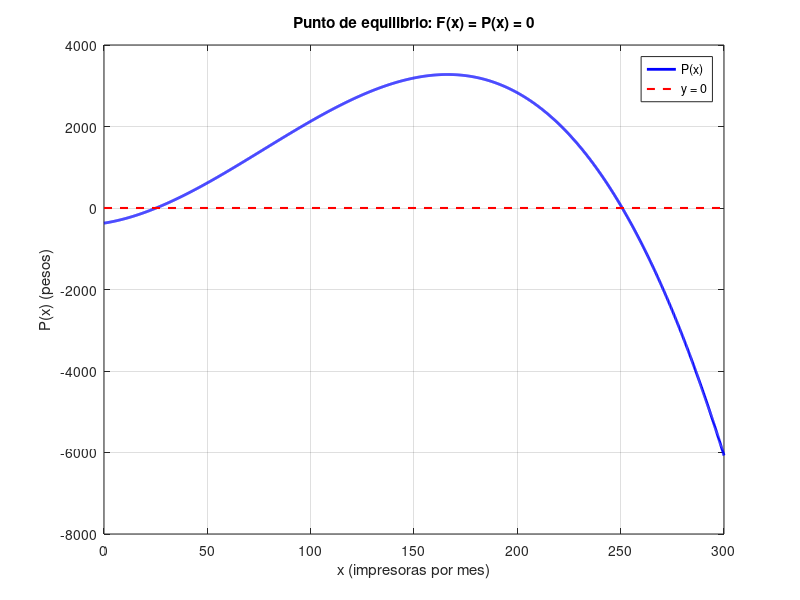

The MATLAB script that drew this image: (Note: this script raises an error after producing the figure.)
% 02-punto-equilibrio-impresoras.m - Ejercicio 2 de la Guía 3: Newton-Raphson.
%
% Utilidad total de un fabricante de impresoras, en pesos:
%   P(x) = 8x + 0.3x^2 - 0.0013x^3 - 372
% Los puntos de equilibrio son las raíces de P(x) = 0. Se grafican con fplot,
% se separan con Tanteo y se aproximan con Newton-Raphson hasta E < 1e-3,
% eligiendo x0 según las condiciones de convergencia.

clc;

% ----------------------------------------------------------------------
% Datos del problema
% ----------------------------------------------------------------------
% Operadores element-wise (.*, .^) obligatorios: fplot evalúa vectores.
F = @(x) 8 * x + 0.3 * (x.^2) - 0.0013 * (x.^3) - 372;

% Rango de graficado: alcanza para ver las dos raíces y el máximo.
x_min = 0;
x_max = 300;

% Paso para aproximar derivadas por diferencias finitas.
h = 1e-4;
dF  = @(x) (F(x + h) - F(x - h)) / (2 * h);                 % F'(x)  por diferencia central
d2F = @(x) (F(x + h) - 2 * F(x) + F(x - h)) / (h ^ 2);      % F''(x) por diferencias centradas

fprintf('\n========================================================\n');
fprintf('  EJERCICIO 2 - PUNTO DE EQUILIBRIO DE IMPRESORAS\n');
fprintf('  P(x) = 8x + 0.3x^2 - 0.0013x^3 - 372\n');
fprintf('========================================================\n');

% ----------------------------------------------------------------------
% a) Raíces en forma gráfica
% ----------------------------------------------------------------------
figure('Name', 'Ejercicio 2 - Punto de equilibrio');
fplot(F, [x_min, x_max], 'b-', 'LineWidth', 2);
grid on;
hold on;

% Eje horizontal en y = 0: los cruces son los puntos de equilibrio.
plot([x_min, x_max], [0, 0], 'r--', 'LineWidth', 1.5);

title('Punto de equilibrio: F(x) = P(x) = 0');
xlabel('x (impresoras por mes)');
ylabel('P(x) (pesos)');
legend({'P(x)', 'y = 0'}, 'Location', 'northeast');

fprintf('\n--- a) Evaluación gráfica ---\n');
fprintf('P(0) = %.2f pesos.\n', F(0));
fprintf('P(300) = %.2f pesos.\n', F(300));

% Separación de las raíces con Tanteo sobre el rango graficado.
fprintf('\n--- Separación de raíces con Tanteo ---\n');
intervalos = tanteo(F, x_min, x_max);

if (isempty(intervalos))
  fprintf('\nNo se separó ninguna raíz: revise el incremento delta_x.\n');
  return;
endif

fprintf('\nSe separaron %d punto(s) de equilibrio.\n', rows(intervalos));
fprintf('Compare con los intervalos del problema: [24, 26] y [250, 252].\n');

% ----------------------------------------------------------------------
% b) Newton-Raphson con análisis previo de las condiciones de Fourier
% ----------------------------------------------------------------------
tol = input(sprintf('\nIngrese la cota de error a usar (se sugiere 0.001): '));

for k = 1:rows(intervalos)  a = intervalos(k, 1);
  b = intervalos(k, 2);

  fprintf('\n============ Intervalo %d: [%.2f, %.2f] ============\n', k, a, b);

  % --- Condiciones de Fourier ---
  % Se necesitan las tres para que Newton-Raphson converja hacia la raíz de [a, b]:
  %   1. F(a)*F(b) < 0            (Bolzano: hay una raíz adentro).
  %   2. F'(x) != 0 en [a, b]      (se puede dividir por la derivada).
  %   3. F''(x) no cambia de signo (la raíz es simple, la tangente no oscila).
  fprintf('\nAnálisis de las condiciones de Fourier:\n');

  fa = F(a);
  fb = F(b);
  fprintf('  1. F(a)*F(b) = %.4f -> %s\n', fa * fb, ...
          merge(fa * fb < 0, 'cambio de signo: la raíz está en el intervalo', ...
                'SIN cambio de signo: no hay raíz garantizada'));

  % F' muestreada sobre el intervalo para ver si se anula.
  malla = linspace(a, b, 100);
  df_malla = dF(malla);
  derivada_nula = any(abs(df_malla) < 1e-8);
  fprintf('  2. F''(x) en [%.2f, %.2f]: min = %.4f, max = %.4f -> %s\n', ...
          a, b, min(df_malla), max(df_malla), ...
          merge(derivada_nula, 'F'' SE ANULA: no se puede dividir', ...
                'F'' no se anula: se puede dividir'));

  % F'' muestreada para ver si cambia de signo en [a, b].
  d2f_malla = d2F(malla);
  d2f_cambio_signo = (min(d2f_malla) < 0 && max(d2f_malla) > 0);
  fprintf('  3. F''''(x) en [%.2f, %.2f]: min = %.4f, max = %.4f -> %s\n', ...
          a, b, min(d2f_malla), max(d2f_malla), ...
          merge(d2f_cambio_signo, 'CAMBIA de signo: no se cumple', ...
                'no cambia de signo: se cumple'));

  % --- Elección de x0 ---
  % Se arranca en el extremo donde F(x0)*F''(x0) > 0: ahí la tangente apunta
  % hacia la raíz y la iteración no se escapa del intervalo.
  if (fa * d2F(a) > 0)
    x0 = a;
  else
    x0 = b;
  endif
  fprintf('\nF(x0)*F''''(x0) > 0 en x0 = %.4f (F = %.4f, F'''' = %.4f) -> se arranca en %s\n\n', ...
          x0, F(x0), d2F(x0), merge(x0 == a, 'a', 'b'));

  % --- Newton-Raphson ---
  tic;
  [raiz, iter, convergio] = newton_raphson(F, x0, tol);
  tiempo = toc;

  if (!convergio)
    fprintf('Newton-Raphson no convergió desde x0 = %.4f.\n', x0);
    continue;
  endif

  fprintf('>>> Punto de equilibrio: x = %.4f impresoras (aprox. %d).\n', raiz, ceil(raiz));
  fprintf('>>> Iteraciones: %d | Tiempo: %.6f s | F(raíz) = %.3e\n', iter, tiempo, F(raiz));

  % Se marca la raíz sobre el gráfico del punto a.
  plot(raiz, 0, 'ko', 'MarkerSize', 8, 'LineWidth', 2);
  text(raiz, 0, sprintf('  x_%.0f = %.2f', k, raiz), ...
       'VerticalAlignment', 'bottom', 'FontSize', 9);
endfor

hold off;
